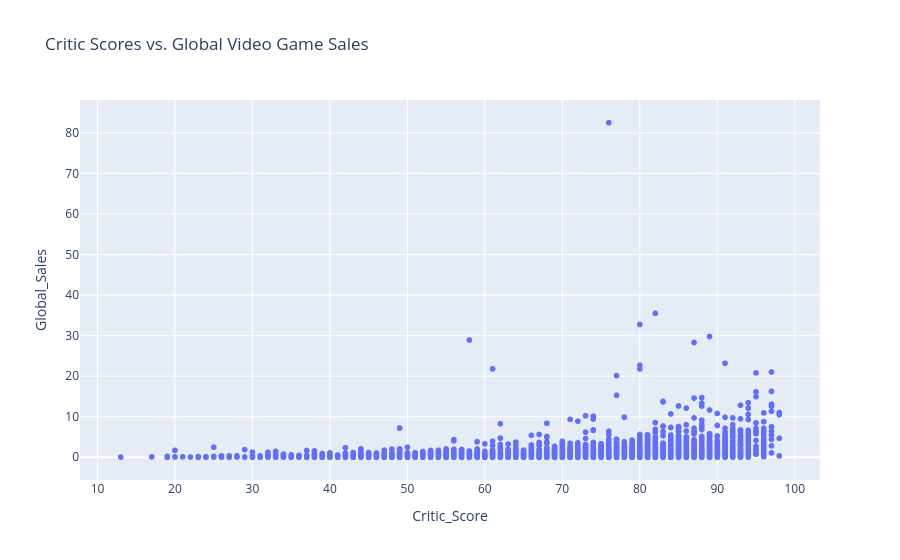

The notebook cell this image was saved under:
### Code cell
# Created an interactive scatter plot to compare critic scores and global sales.
fig = px.scatter(
    scatter_data,
    x="Critic_Score",
    y="Global_Sales",
    title="Critic Scores vs. Global Video Game Sales"
)

fig.show()

### Figure 1 — Plotly figure (JSON) as saved in the notebook; plotly's stock layout.template omitted (floating-point values rounded to 4 significant figures; data arrays with more than 128 entries replaced by an {"elided": "..."} marker saying what was removed)
{"data": [{"hovertemplate": "Critic_Score=%{x}<br>Global_Sales=%{y}<extra></extra>", "legendgroup": "", "marker": {"color": "#636efa", "symbol": "circle"}, "mode": "markers", "name": "", "showlegend": false, "type": "scattergl", "x": {"elided": "8137 float values"}, "xaxis": "x", "y": {"elided": "8137 float values"}, "yaxis": "y"}], "layout": {"legend": {"tracegroupgap": 0}, "title": {"text": "Critic Scores vs. Global Video Game Sales"}, "xaxis": {"anchor": "y", "domain": [0, 1], "title": {"text": "Critic_Score"}}, "yaxis": {"anchor": "x", "domain": [0, 1], "title": {"text": "Global_Sales"}}}}
